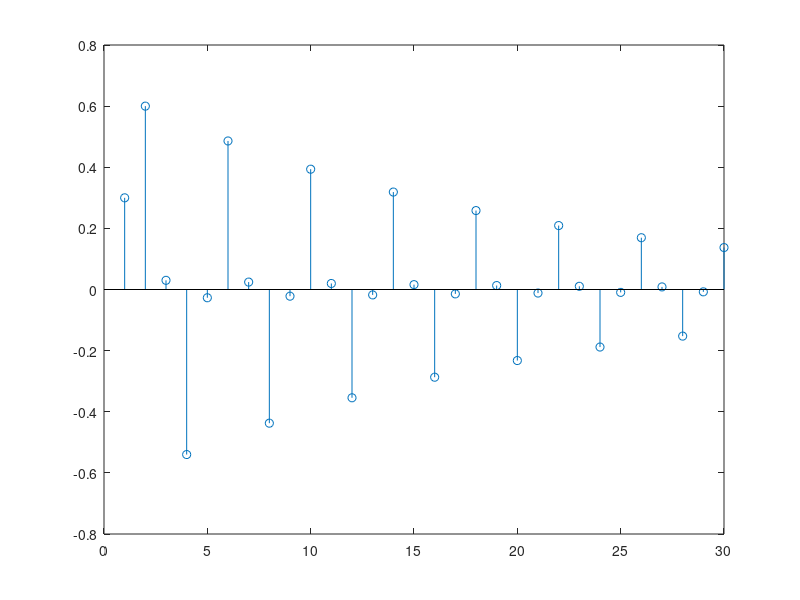

MATLAB code to generate this figure:
% Se definen los arrays con los pulsos
x=[1 zeros(1,29)];

% Se definen los coeficientes de las ecuaciones en diferencias
a=[1 0 0.9];
b=[0.3 0.6 0.3];

% Muestra actual
xn=[0 0 0];
yn=[0 0 0];

filtro = filter(b, a, x)

% Pintamos la grafica discreta y continua
stem(filtro);
